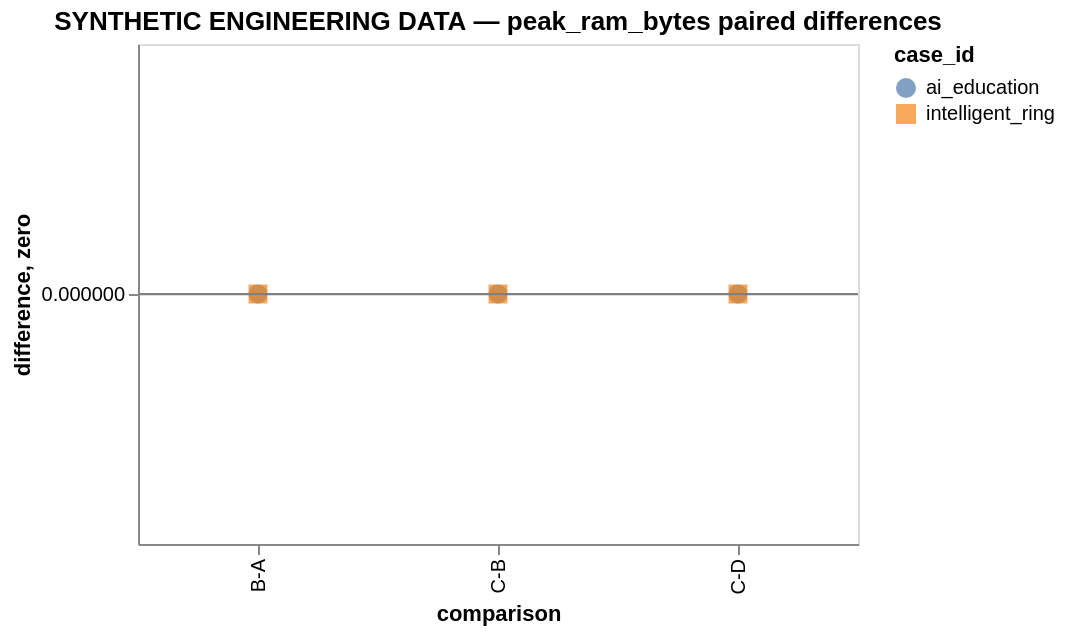

Vega-Lite specification stored for this chart:
### Vega-Lite specification from a JSON file in a GitHub repository (floating-point values rounded to 4 significant figures)
{"config": {"view": {"continuousWidth": 300, "continuousHeight": 300}}, "layer": [{"data": {"values": [{"case_id": "ai_education", "comparison": "B-A", "difference": 0}, {"case_id": "intelligent_ring", "comparison": "B-A", "difference": 0}, {"case_id": "ai_education", "comparison": "C-B", "difference": 0}, {"case_id": "intelligent_ring", "comparison": "C-B", "difference": 0}, {"case_id": "ai_education", "comparison": "C-D", "difference": 0}, {"case_id": "intelligent_ring", "comparison": "C-D", "difference": 0}]}, "mark": {"type": "point", "filled": true, "size": 90}, "encoding": {"color": {"field": "case_id", "type": "nominal"}, "shape": {"field": "case_id", "type": "nominal"}, "tooltip": [{"field": "case_id", "type": "nominal"}, {"field": "comparison", "type": "nominal"}, {"field": "difference", "type": "quantitative"}], "x": {"field": "comparison", "sort": ["B-A", "C-B", "C-D"], "type": "nominal"}, "y": {"field": "difference", "type": "quantitative"}}, "title": "SYNTHETIC ENGINEERING DATA — peak_ram_bytes paired differences"}, {"data": {"values": [{"zero": 0}]}, "mark": {"type": "rule", "color": "gray"}, "encoding": {"y": {"field": "zero", "type": "quantitative"}}}], "height": 250, "width": 360, "$schema": "https://vega.github.io/schema/vega-lite/v6.4.1.json"}
